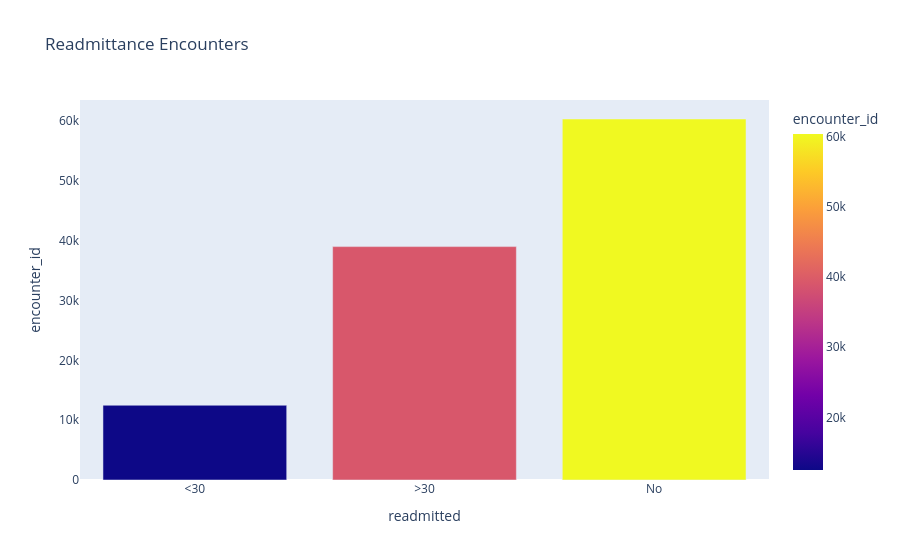

The cell this chart's notebook holds for it:
### Code cell
# visualize
fig = px.bar(readmitted_df, x='readmitted', y='encounter_id', color='encounter_id'
             , title='Readmittance Encounters'
             , hover_data='percent_encounters')
fig.update_xaxes(showgrid=False)
fig.update_yaxes(showgrid=False)
fig.show()

### Figure 1 — Plotly figure (JSON) as saved in the notebook; plotly's stock layout.template omitted (floating-point values rounded to 4 significant figures)
{"data": [{"customdata": [[11.2], [34.9], [53.9]], "hovertemplate": "readmitted=%{x}<br>encounter_id=%{marker.color}<br>percent_encounters=%{customdata[0]}<extra></extra>", "legendgroup": "", "marker": {"color": [12496, 39016, 60349], "coloraxis": "coloraxis", "pattern": {"shape": ""}}, "name": "", "orientation": "v", "showlegend": false, "textposition": "auto", "type": "bar", "x": ["<30", ">30", "No"], "xaxis": "x", "y": [12496, 39016, 60349], "yaxis": "y"}], "layout": {"barmode": "relative", "coloraxis": {"colorbar": {"title": {"text": "encounter_id"}}, "colorscale": [[0, "#0d0887"], [0.1111, "#46039f"], [0.2222, "#7201a8"], [0.3333, "#9c179e"], [0.4444, "#bd3786"], [0.5556, "#d8576b"], [0.6667, "#ed7953"], [0.7778, "#fb9f3a"], [0.8889, "#fdca26"], [1, "#f0f921"]]}, "legend": {"tracegroupgap": 0}, "title": {"text": "Readmittance Encounters"}, "xaxis": {"anchor": "y", "domain": [0, 1], "showgrid": false, "title": {"text": "readmitted"}}, "yaxis": {"anchor": "x", "domain": [0, 1], "showgrid": false, "title": {"text": "encounter_id"}}}}
